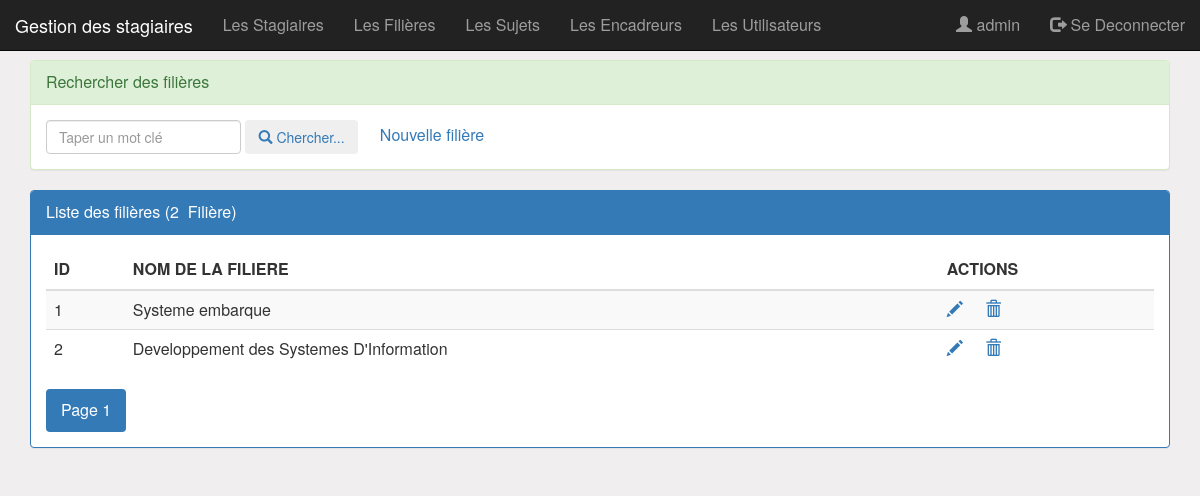
The app's page /pages/filieres.php (signed in) with its own data.
### tables this page shows
CREATE TABLE IF NOT EXISTS `filiere` (
  `ID` int(4) NOT NULL AUTO_INCREMENT,
  `NOM_FILIERE` varchar(100) NOT NULL,
  PRIMARY KEY (`ID`)
);

### pages/filieres.php (the view, shortened to what this page needs)
<?php
	require_once('connexion.php');
	if(isset($_GET['motCle']))
		$mc=$_GET['motCle'];
	else
		$mc="";
	if(isset($_GET['size']))
		$size=$_GET['size'];
	else
		$size=4;
	if(isset($_GET['page']))
		$page=$_GET['page'];
	else
		$page=1;
	$offset=($page-1)*$size;
		$resultat1 = $con->query("SELECT * FROM FILIERE
									WHERE  NOM_FILIERE like '%$mc%'
									LIMIT $size
									OFFSET $offset");
		$resultat2 = $con->query("select count(*) as nbrFiliere
									from FILIERE
									where NOM_FILIERE like '%$mc%'");
	$nbr=$resultat2->fetch();
	$nbrF=$nbr['nbrFiliere'];
	$reste=$nbrF % $size;
	if($reste==0)
		$nbrPage=$nbrF/$size;
	else
		$nbrPage=floor($nbrF/$size)+1;
?>
<!DOCTYPE HTML>
<html>
	<head>
		<link rel="stylesheet" type="text/css" href="../css/bootstrap.css">
		<link rel="stylesheet" type="text/css" href="../css/monstyle.css">
	</head>
	<body>
		<?php include('entete.php');?>
		<div class="container">
			<div class="panel panel-success espace60">
				<div class="panel-heading">Rechercher des filières</div>
				<div class="panel-body">
					<form method="get" action="filieres.php" class="form-inline">
						<div class="form-group">
							<input type="text" name="motCle"
									placeholder="Taper un mot clé"
									id="motCle" class="form-control"
									value="<?php echo $mc; ?>"/>
							<button type="submit" class="btn btn-success">
								<i class="glyphicon glyphicon-search"></i>
								Chercher...
							</button>
							<?php if($_SESSION['utilisateur']['ROLE']=="ADMIN") {?>
								<a href="nouvelleFiliere.php">Nouvelle filière</a>
							<?php } ?>
						</div>
					</form>
				</div>
			</div>
			<div class="panel panel-primary ">
				<div class="panel-heading">Liste des filières (<?php echo $nbrF ?>&nbsp Filière) </div>
				<div class="panel-body">
					<table class="table table-striped">
						<thead>
							<tr>
								<th>ID</th>
								<th>NOM DE LA FILIERE</th>
								 <?php if($_SESSION['utilisateur']['ROLE']=="ADMIN") {?>
									<th>ACTIONS</th>
								<?php } ?>
							</tr>
						</thead>
						<tbody>
							<?php while($FILIERE=$resultat1->fetch()){?>
								<tr>
									<td><?php echo $FILIERE['ID'] ?></td>
									<td><?php echo $FILIERE['NOM_FILIERE'] ?></td>
									<td>
										<?php if($_SESSION['utilisateur']['ROLE']=="ADMIN") {?>
											<a href="editerFiliere.php?ID=<?php echo $FILIERE['ID'] ?>">
												<span class="glyphicon glyphicon-pencil"></span>
											</a>
											<a Onclick="return confirm('Etes vous sur de vouloir supprimer la filière?')"
												href="supprimerFiliere.php?ID=<?php echo $FILIERE['ID'] ?>">
												<span class="glyphicon glyphicon-trash"></span>
											</a>
										<?php } ?>
									</td>
								</tr>
							<?php } ?>
						</tbody>
					</table>
					<div>
						<ul class="nav nav-pills">
							<?php for($i=1;$i<=$nbrPage;$i++){ ?>
								<li class="<?php if($i==$page) echo 'active' ?>">
									<a href="filieres.php?page=<?php echo $i ?>
										&motCle=<?php echo $mc ?>">
										Page <?php echo $i ?>
									</a>
								</li>
							<?php } ?>
						</ul>
					</div>
				</div>
			</div>
		</div>
	</body>
</html>

### css/monstyle.css (style rules this page uses)
.espace60 { margin-top: 60px; }
body { background-color: rgb(240, 238, 238); font-size: 16px; }
.form-control { position: relative; }

### records on screen
filiere: ID "1", NOM_FILIERE "Systeme embarque"
filiere: ID "2", NOM_FILIERE "Developpement des Systemes D'Information"

### other values on screen
$_SESSION['utilisateur']['LOGIN'] "admin"
$nbrF "2"
